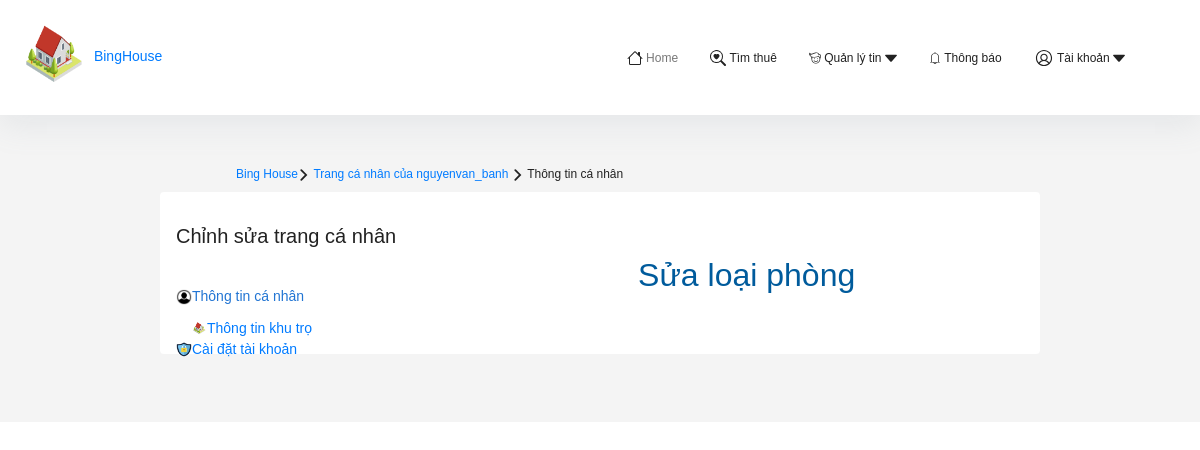
The page /sualoaiphong.php?ID_LP=9 (signed in) on the database as committed earlier.
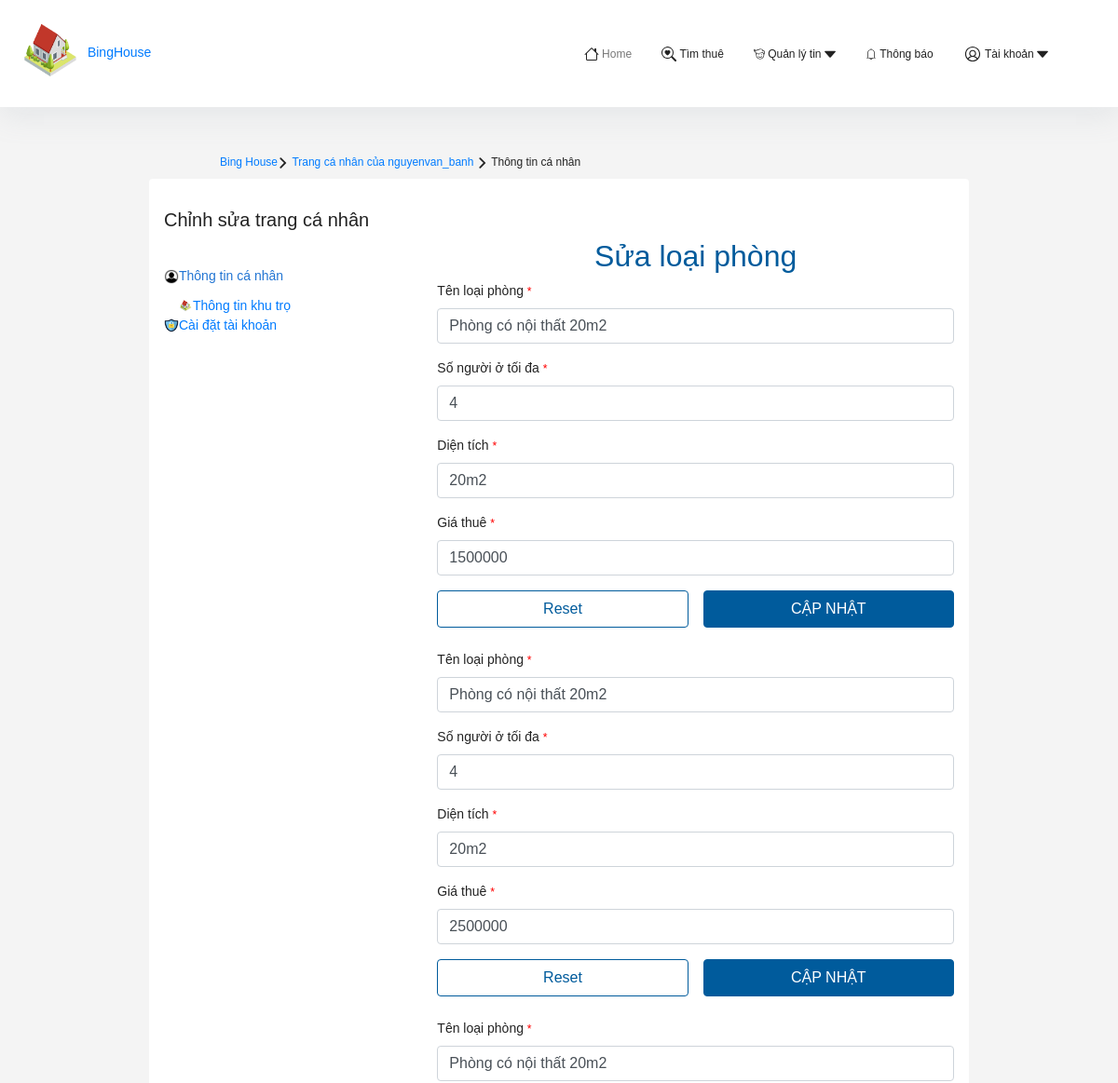
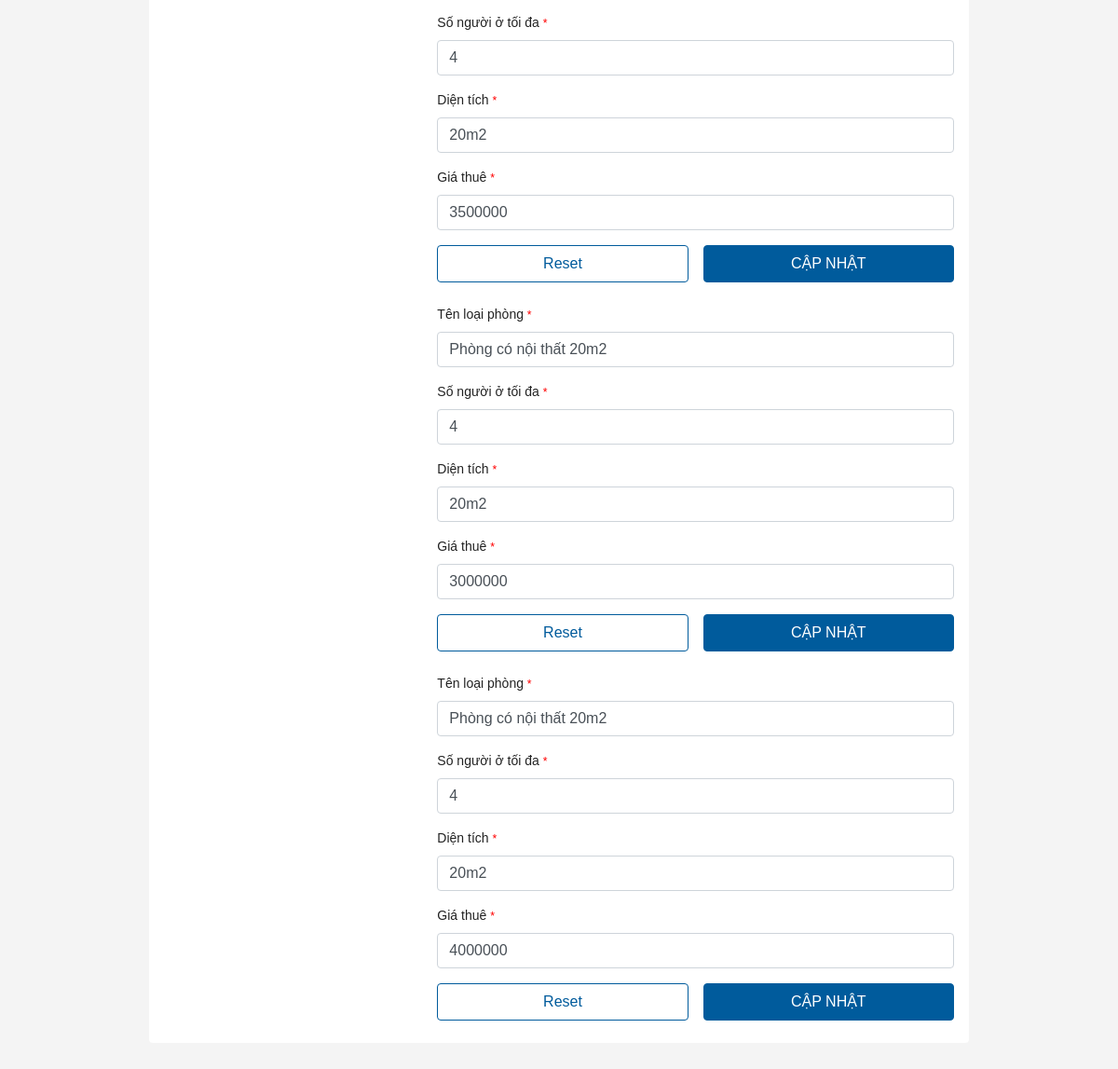
The same page on the database as committed later (2 pictures, top to bottom).
### tables this page shows
CREATE TABLE `giathuephong` (
  `ID_KHUTRO` int(11) NOT NULL,
  `ID_LP` int(11) NOT NULL,
  `GIA` float NOT NULL
);

CREATE TABLE `loaiphong` (
  `ID_LP` int(11) NOT NULL,
  `TENLOAIPHONG` varchar(30) NOT NULL,
  `SONGUOIOTOIDA` int(11) NOT NULL,
  `DIENTICH` float NOT NULL
);

### sualoaiphong.php (the view, shortened to what this page needs)
<?php
include './config/config.php';
$loaiphong = "SELECT *
  FROM loaiphong LP, GIATHUEPHONG G WHERE LP.ID_LP = G.ID_LP AND LP.ID_LP = $_GET[ID_LP] ";
$loaiphongsql = mysqli_query($conn, $loaiphong);
?>
<!DOCTYPE html>
<html lang="en">
<head>
    <link rel="stylesheet" href="https://cdn.jsdelivr.net/npm/bootstrap@4.6.2/dist/css/bootstrap.min.css"
>
    <link rel="stylesheet" href="https://cdn.jsdelivr.net/npm/bootstrap-icons@1.3.0/font/bootstrap-icons.css">
    <link href="css/style.css" rel="stylesheet" type="text/css" media="all">
    <link rel="stylesheet" href="https://cdnjs.cloudflare.com/ajax/libs/font-awesome/5.15.4/css/all.min.css"
>
    <link href="css/setting.css" rel="stylesheet" type="text/css" media="all" />
    <link rel="stylesheet" href="https://cdnjs.cloudflare.com/ajax/libs/font-awesome/4.7.0/css/font-awesome.min.css">
</head>
<body class="">
    <div class="navigation-wrap bg-light start-header start-style">
        <div class="container">
            <div class="row">
                <div class="col-12">
                    <nav class="navbar navbar-expand-md navbar-light">
                        <div class="ssn_header" alt="">
                            <a class="ssn_logo" title="binghouse" href="index.php">
                                <img src="image/logo.png" alt="BingHouse">
                            </a><a class="logo_text"> BingHouse </a>
                        </div>
                        <div class="collapse navbar-collapse" id="navbarSupportedContent">
                            <ul class="navbar-nav ml-auto py-4 py-md-0">
                                <li class="nav-item pl-4 pl-md-2 ml-0 ml-md-4 active">
                                    <a class="nav-link" href="index.php">Home</a>
                                </li>
                                <li class="nav-item pl-4 pl-md-2 ml-0 ml-md-4">
                                    <a class="nav-link" href="search.php">Tìm thuê</a>
                                </li>
                                <li class="nav-item pl-4 pl-md-2 ml-0 ml-md-4">
                                    <a class="nav-link" href="#" data-toggle="dropdown">Quản lý tin</a>
                                </li>
                                <li class="nav-item pl-4 pl-md-2 ml-0 ml-md-4">
                                    <a class="nav-link" href="#">Thông báo</a>
                                </li>
                                <li class="nav-item pl-4 pl-md-2 ml-0 ml-md-4">
                                    <a class="nav-link" href="#" data-toggle="dropdown">Tài khoản</a>
                                </li>
                            </ul>
                        </div>
                    </nav>
                </div>
            </div>
        </div>
    </div>
    <div class="l1tlqmyy">
        <ol class="mx-3 md:mx-0 s1vf7tl0" style="padding-bottom:20px" itemscope=""
            itemtype="https://schema.org/BreadcrumbList">
            <li itemprop="itemListElement" itemscope="" itemtype="https://schema.org/ListItem"><a href="index.php"
                    itemprop="item"><span itemprop="name">Bing House</span></a><svg xmlns="http://www.w3.org/2000/svg"
                    viewBox="0 0 13 20" data-type="monochrome" width="1em" height="1em" fill="none" class="separator">
                    <path fill="none" stroke="currentColor" stroke-width="3" stroke-linecap="round" d="M2 2l8 7.9L2 18">
                    </path>
                </svg>
            </li>
            <li itemprop="itemListElement" itemscope="" itemtype="https://schema.org/ListItem"><a href="setting.php"
                    class="text-blue-500 inline-flex max-w-[150px] md:max-w-none [&amp;>span]:truncate"
                    itemprop="item"><span itemprop="name">Trang cá nhân của
                        <?php echo $_SESSION['TENDANGNHAP']; ?>
                    </span></a><svg xmlns="http://www.w3.org/2000/svg" viewBox="0 0 13 20" data-type="monochrome"
                    width="1em" height="1em" fill="none" class="separator">
                    <path fill="none" stroke="currentColor" stroke-width="3" stroke-linecap="round" d="M2 2l8 7.9L2 18">
                    </path>
                </svg>
            </li>
            <li itemprop="itemListElement" itemscope="" itemtype="https://schema.org/ListItem"><span
                    itemprop="name">Thông
                    tin cá nhân</span>
            </li>
        </ol>
        <div class="g1gd5utk withWidth withGutter c29gcq6"
            style="--c29gcq6-0:100%;--c29gcq6-1:4px;--c29gcq6-4:-8px;--c29gcq6-5:-8px;--c29gcq6-9:8px;--c29gcq6-13:100%;--c29gcq6-14:6px;--c29gcq6-17:-12px;--c29gcq6-18:-12px;--c29gcq6-22:12px;--c29gcq6-26:100%;--c29gcq6-27:8px;--c29gcq6-30:-16px;--c29gcq6-31:-16px;--c29gcq6-35:16px;--c29gcq6-39:100%;--c29gcq6-40:12px;--c29gcq6-43:-24px;--c29gcq6-44:-24px;--c29gcq6-48:24px;--c29gcq6-52:100%;--c29gcq6-53:16px;--c29gcq6-56:-32px;--c29gcq6-57:-32px;--c29gcq6-61:32px">
            <div class="g1gd5utk swjo00u"
                style="--swjo00u-0:initial;--swjo00u-1:initial;--swjo00u-3:initial;--swjo00u-6:initial;--swjo00u-9:initial;--swjo00u-12:initial;--swjo00u-15:initial">
                <div class="withSpan snf9jyk"
                    style="--snf9jyk-0:initial;--snf9jyk-1:initial;--snf9jyk-2:100%;--snf9jyk-4:initial;--snf9jyk-6:100%;--snf9jyk-8:initial;--snf9jyk-10:100%;--snf9jyk-12:initial;--snf9jyk-14:33.33333333333333%;--snf9jyk-16:initial;--snf9jyk-18:33.33333333333333%;--snf9jyk-20:initial">
                    <h5>Chỉnh sửa trang cá nhân</h5>
                    <p class="trc72lf">
                        <a href="setting.php" rel="noreferrer"><br><img src="image/canhan.png" width="16"
                                height="16">Thông
                            tin cá nhân</a><br>
                    <div class="container">
                        <p class="item"><a href="repassword.php" rel="noreferrer"><img src="image/logo.png" width="16"
                                    height="16"></i>Thông tin khu trọ</a><br></p>
                    </div>
                    <a href="repassword.php" rel="noreferrer"><img src="image/khoak.png" width="16" height="16">Cài đặt
                        tài
                        khoản</a><br>
                    </p>
                </div>
                <div class="withSpan snf9jyk"
                    style="--snf9jyk-0:initial;--snf9jyk-1:initial;--snf9jyk-2:100%;--snf9jyk-4:initial;--snf9jyk-6:100%;--snf9jyk-8:initial;--snf9jyk-10:100%;--snf9jyk-12:initial;--snf9jyk-14:66.66666666666666%;--snf9jyk-16:initial;--snf9jyk-18:66.66666666666666%;--snf9jyk-20:initial">
                    <div class="l1kr9d9v">
                        <div class="wizard-tab-content">
                            <div role="tabpanel" id="Liênhệ1" aria-labelledby="step-Liênhệ1"
                                class="wizard-tab-container" style="">
                                <div>
                                    <h2>
                                        <div class="ten">Sửa loại phòng</div>
                                    </h2>
                                    <form action="sualoaiphong.php?ID_LP=<?php echo $_GET['ID_LP'] ?>" method="post"
                                        enctype="multipart/form-data">
                                        <div class="grid-column">
                                            <?php while ($value = mysqli_fetch_array($loaiphongsql)) { ?>
                                                <div data-v-5d159d94="" class="form-group">
                                                    <label data-v-5d159d94="" class="label-form">Tên loại phòng <small
                                                            data-v-5d159d94="" style="color: red;">*</small></label>
                                                    <input data-v-5d159d94="" type="text" placeholder="Tên loại phòng"
                                                        name="TENLOAIPHONG" class="form-control"
                                                        value="<?php echo $value['TENLOAIPHONG'] ?>">
                                                </div>
                                            </div>
                                            <div class="grid-column">
                                                <div data-v-5d159d94="" class="form-group">
                                                    <label data-v-5d159d94="" class="label-form">Số người ở tối đa <small
                                                            data-v-5d159d94="" style="color: red;">*</small></label>
                                                    <input data-v-5d159d94="" type="number" placeholder="Số người ở tối đa"
                                                        name="SONGUOIOTOIDA" class="form-control"
                                                        value="<?php echo $value['SONGUOIOTOIDA'] ?>">
                                                </div>
                                            </div>
                                            <div class="grid-column grid-column-4 grid-xm-column-1"
                                                messages_error="[object Object]" value="[object Object]">
                                                <div class="form-group">
                                                    <label class="label-form">
                                                        Diện tích
                                                    </label>
                                                    <small data-v-5d159d94="" style="color: red;">*</small></label>
                                                    <input data-v-5d159d94="" type="text" placeholder="Diện tích"
                                                        name="DIENTICH" class="form-control"
                                                        value="<?php echo $value['DIENTICH'] ?>m2">
                                                </div>
                                                <div class="form-group">
                                                    <label class="label-form">
                                                        Giá thuê
                                                    </label>
                                                    <small data-v-5d159d94="" style="color: red;">*</small></label>
                                                    <input data-v-5d159d94="" type="text" placeholder="Giá thuê"
                                                        name="GIATHUE" class="form-control"
                                                        value="<?php echo $value['GIA'] ?>">
                                                </div>
                                                <div>
                                                    <div class="l6ks4td">
                                                        <div class="withGutter c29gcq6"
                                                            style="--c29gcq6-0: initial; --c29gcq6-1:8px; --c29gcq6-4:-16px; --c29gcq6-5:-16px; --c29gcq6-9:16px; --c29gcq6-13: initial; --c29gcq6-14:8px; --c29gcq6-17:-16px; --c29gcq6-18:-16px; --c29gcq6-22:16px; --c29gcq6-26: initial; --c29gcq6-27:8px; --c29gcq6-30:-16px; --c29gcq6-31:-16px; --c29gcq6-35:16px; --c29gcq6-39: initial; --c29gcq6-40:8px; --c29gcq6-43:-16px; --c29gcq6-44:-16px; --c29gcq6-48:16px; --c29gcq6-52: initial; --c29gcq6-53:8px; --c29gcq6-56:-16px; --c29gcq6-57:-16px; --c29gcq6-61:16px;">
                                                            <div class="swjo00u"
                                                                style="--swjo00u-0:center; --swjo00u-1: initial; --swjo00u-3: initial; --swjo00u-6: initial; --swjo00u-9: initial; --swjo00u-12: initial; --swjo00u-15: initial;">
                                                                <div class="snf9jyk"
                                                                    style="--snf9jyk-0: initial; --snf9jyk-1: initial; --snf9jyk-2: initial; --snf9jyk-4: initial; --snf9jyk-6: initial; --snf9jyk-8: initial; --snf9jyk-10: initial; --snf9jyk-12: initial; --snf9jyk-14: initial; --snf9jyk-16: initial; --snf9jyk-18: initial; --snf9jyk-20: initial;">
                                                                    <button
                                                                        class="b1ek51v5 outline o-accent r-normal large w-normal i-left stretch"
                                                                        type="reset">Reset</button>
                                                                </div>
                                                                <div class="snf9jyk"
                                                                    style="--snf9jyk-0: initial; --snf9jyk-1: initial; --snf9jyk-2: initial; --snf9jyk-4: initial; --snf9jyk-6: initial; --snf9jyk-8: initial; --snf9jyk-10: initial; --snf9jyk-12: initial; --snf9jyk-14: initial; --snf9jyk-16: initial; --snf9jyk-18: initial; --snf9jyk-20: initial;">
                                                                    <button type="submit"
                                                                        class="b1ek51v5 accent r-normal large w-normal i-left stretch"
                                                                        name="submit" id="submit">CẬP NHẬT</button>
                                                                </div>
                                                            </div>
                                                        </div>
                                                    </div>
                                                </div>
                                            <?php } ?>
                                    </form>
                                </div>
                            </div>
                        </div>
                    </div>
                </div>
</body>
</body>
</html>

Rows that differ between the two databases and show on the page:
added giathuephong: TENLOAIPHONG "Phòng có nội thất 20m2", SONGUOIOTOIDA "4", DIENTICH "20m2", GIATHUE "1500000"
added giathuephong: TENLOAIPHONG "Phòng có nội thất 20m2", SONGUOIOTOIDA "4", DIENTICH "20m2", GIATHUE "2500000"
added giathuephong: TENLOAIPHONG "Phòng có nội thất 20m2", SONGUOIOTOIDA "4", DIENTICH "20m2", GIATHUE "3500000"
added giathuephong: TENLOAIPHONG "Phòng có nội thất 20m2", SONGUOIOTOIDA "4", DIENTICH "20m2", GIATHUE "3000000"
added giathuephong: TENLOAIPHONG "Phòng có nội thất 20m2", SONGUOIOTOIDA "4", DIENTICH "20m2", GIATHUE "4000000"
